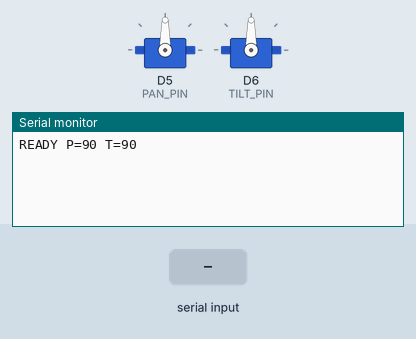
Simulated run of this sketch. Board: ESP8266 (Wemos D1 mini). Parts: 2 × servo, the last lines printed to the serial monitor. Inputs (shaded band) come from the test bench.

Above: at 2.0 s.
2.1 s: "m\n" received over Serial
At 2.5 s:
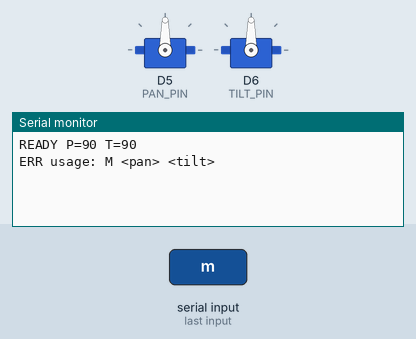
3.6 s: "C\n" received over Serial
At 4.8 s:
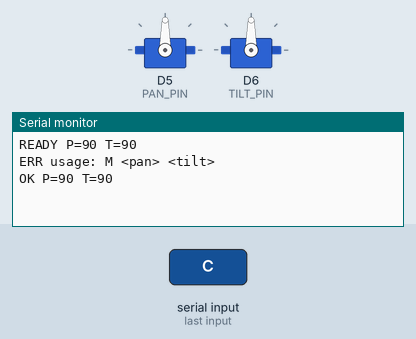
5.1 s: "?\n" received over Serial
At 6.0 s:
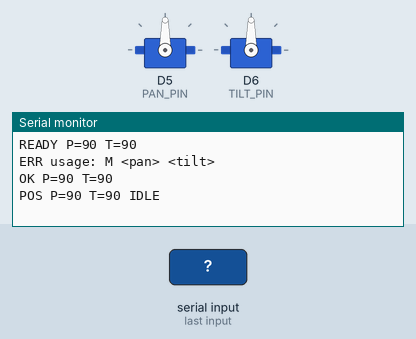

The sketch:

pantilt.ino
```cpp
// Jarvis pan-tilt: Wemos D1 mini + 2x SG90, controlled over USB serial (115200, lines ending with \n).
//
// Commands:
//   P <deg>                         PAN (left-right) to an angle
//   T <deg>                         TILT (up-down) to an angle
//   M <pan> <tilt>                  both; one after the other (PAN first), so the servo currents do not add up
//   C                               center (90 90)
//   ?                               position, replies right away
//   L                               show limits
//   L <pmin> <pmax> <tmin> <tmax>   set limits (only until restart, for calibration)
//
// Angles outside the limits are clamped. A move ends with the reply "OK P=<pan> T=<tilt>",
// a move command during a move gets "ERR busy". After boot: "READY P=90 T=90".

#include <ESP8266WiFi.h>
#include <Servo.h>

const uint8_t PAN_PIN = D5;
const uint8_t TILT_PIN = D6;
const uint16_t PULSE_MIN_US = 500;   // SG90: ~0°
const uint16_t PULSE_MAX_US = 2400;  // SG90: ~180°
const unsigned long STEP_MS = 15;    // 1° every 15 ms, about 65°/s
const int CENTER = 90;

// Cautious limits until the stand is calibrated.
int panMin = 30, panMax = 150;
int tiltMin = 45, tiltMax = 135;

Servo pan, tilt;
int panPos = CENTER, tiltPos = CENTER;
int panTarget = CENTER, tiltTarget = CENTER;
bool moving = false;
unsigned long lastStep = 0;

char buf[48];
uint8_t len = 0;

void report(const char *prefix) {
  Serial.printf("%s P=%d T=%d\n", prefix, panPos, tiltPos);
}

void startMove(int p, int t) {
  if (moving) {
    Serial.println("ERR busy");
    return;
  }
  panTarget = constrain(p, panMin, panMax);
  tiltTarget = constrain(t, tiltMin, tiltMax);
  moving = true;
}

void handleLimits(const char *args) {
  int a, b, c, d;
  int n = sscanf(args, "%d %d %d %d", &a, &b, &c, &d);
  if (n == 4) {
    if (a < 0 || b > 180 || a >= b || c < 0 || d > 180 || c >= d) {
      Serial.println("ERR limits must be 0 <= min < max <= 180");
      return;
    }
    panMin = a; panMax = b; tiltMin = c; tiltMax = d;
  } else if (n > 0) {
    Serial.println("ERR usage: L <pmin> <pmax> <tmin> <tmax>");
    return;
  }
  Serial.printf("LIM P=%d..%d T=%d..%d\n", panMin, panMax, tiltMin, tiltMax);
}

void handle(char *cmd) {
  int a, b;
  switch (cmd[0]) {
    case 'P': case 'p':
      if (sscanf(cmd + 1, "%d", &a) == 1) startMove(a, tiltPos);
      else Serial.println("ERR usage: P <deg>");
      break;
    case 'T': case 't':
      if (sscanf(cmd + 1, "%d", &a) == 1) startMove(panPos, a);
      else Serial.println("ERR usage: T <deg>");
      break;
    case 'M': case 'm':
      if (sscanf(cmd + 1, "%d %d", &a, &b) == 2) startMove(a, b);
      else Serial.println("ERR usage: M <pan> <tilt>");
      break;
    case 'C': case 'c':
      startMove(CENTER, CENTER);
      break;
    case '?':
      Serial.printf("POS P=%d T=%d %s\n", panPos, tiltPos, moving ? "MOVING" : "IDLE");
      break;
    case 'L': case 'l':
      handleLimits(cmd + 1);
      break;
    default:
      Serial.printf("ERR unknown: %s\n", cmd);
  }
}

void readSerial() {
  while (Serial.available()) {
    char ch = Serial.read();
    if (ch == '\r') continue;
    if (ch == '\n') {
      buf[len] = 0;
      if (len) handle(buf);
      len = 0;
    } else if (len < sizeof(buf) - 1) {
      buf[len++] = ch;
    }
  }
}

void setup() {
  // PoC powered from the computer's USB: WiFi off means about 70 mA more for the servos.
  WiFi.mode(WIFI_OFF);
  WiFi.forceSleepBegin();
  Serial.begin(115200);
  // Servos are attached with a gap, so their jumps to center do not overlap in current draw.
  pan.attach(PAN_PIN, PULSE_MIN_US, PULSE_MAX_US, CENTER);
  delay(400);
  tilt.attach(TILT_PIN, PULSE_MIN_US, PULSE_MAX_US, CENTER);
  delay(400);
  Serial.println();
  report("READY");
}

void loop() {
  readSerial();
  if (!moving || millis() - lastStep < STEP_MS) return;
  lastStep = millis();
  if (panPos != panTarget) {
    panPos += panTarget > panPos ? 1 : -1;
    pan.write(panPos);
  } else if (tiltPos != tiltTarget) {
    tiltPos += tiltTarget > tiltPos ? 1 : -1;
    tilt.write(tiltPos);
  } else {
    moving = false;
    report("OK");
  }
}
```

Measured:
- after the input at 2.1 s, the serial monitor: prints a new line at once (image 1)
- after the input at 3.6 s, the serial monitor: prints a new line at once (image 2)
- after the input at 5.1 s, the serial monitor: prints a new line at once (image 3)
